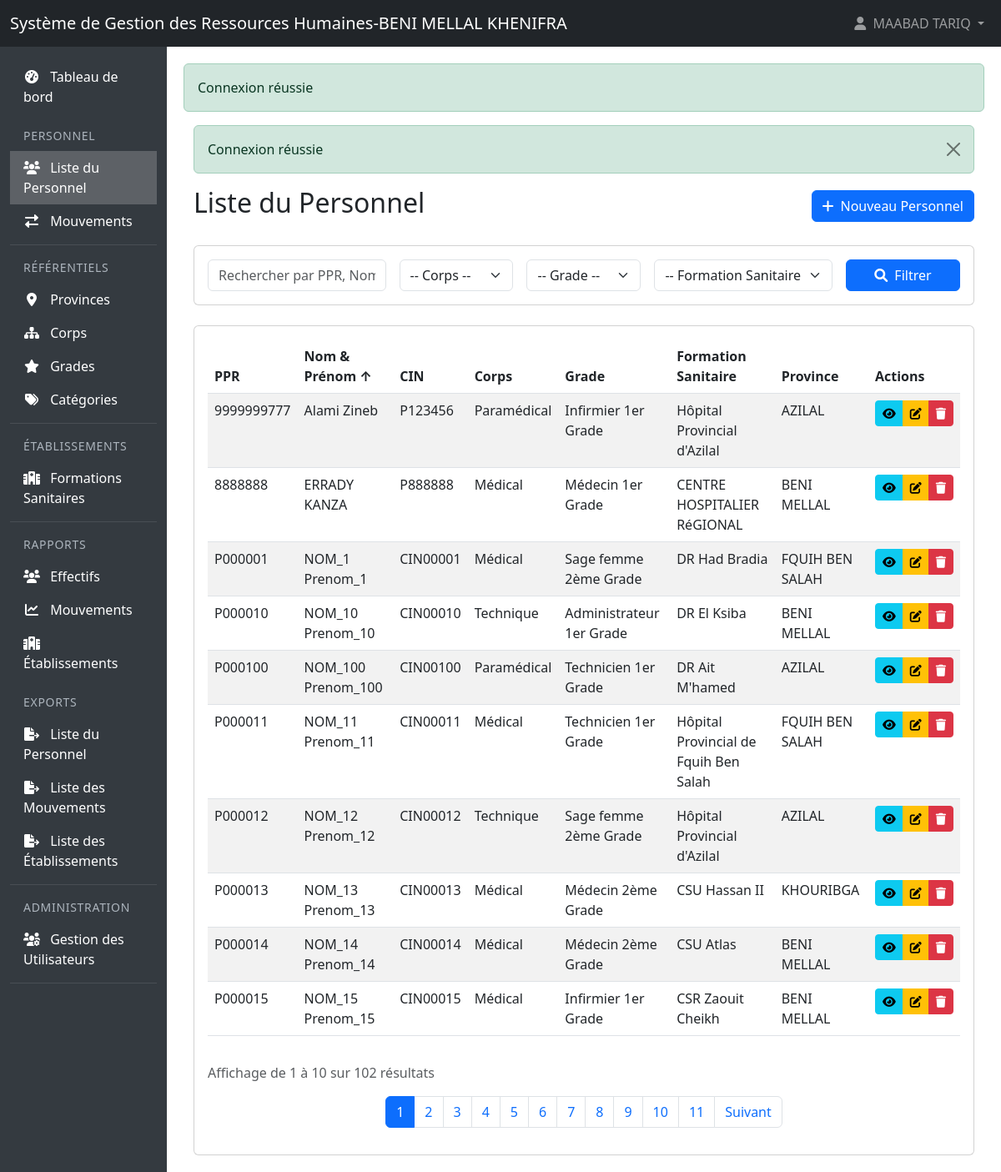
Page /APP_SGRHBMKH/personnel (signed in) on the committed database.
### tables this page shows
CREATE TABLE `personnel` (
  `id` int(11) NOT NULL,
  `ppr` varchar(10) NOT NULL,
  `nom` varchar(100) NOT NULL,
  `prenom` varchar(100) NOT NULL,
  `cin` varchar(20) NOT NULL,
  `date_naissance` date NOT NULL,
  `sexe` enum('M','F') NOT NULL,
  `situation_familiale` enum('CELIBATAIRE','MARIE','DIVORCE','VEUF') NOT NULL,
  `corps_id` int(11) DEFAULT NULL,
  `grade_id` int(11) DEFAULT NULL,
  `specialite_id` int(11) DEFAULT NULL,
  `date_recrutement` date NOT NULL,
  `date_prise_service` date NOT NULL,
  `formation_sanitaire_id` int(11) DEFAULT NULL,
  `created_at` timestamp NOT NULL DEFAULT current_timestamp(),
  `updated_at` timestamp NOT NULL DEFAULT current_timestamp() ON UPDATE current_timestamp(),
  `deleted_at` timestamp NULL DEFAULT NULL
);

CREATE TABLE `corps` (
  `id` int(11) NOT NULL,
  `nom_corps` varchar(100) NOT NULL,
  `type_corps` enum('MEDICAL','PARAMEDICAL','ADMINISTRATIF') NOT NULL DEFAULT 'ADMINISTRATIF',
  `description` text DEFAULT NULL,
  `created_at` timestamp NOT NULL DEFAULT current_timestamp(),
  `updated_at` timestamp NOT NULL DEFAULT current_timestamp() ON UPDATE current_timestamp(),
  `deleted_at` timestamp NULL DEFAULT NULL
);

CREATE TABLE `grades` (
  `id` int(11) NOT NULL,
  `nom_grade` varchar(100) NOT NULL,
  `corps_id` int(11) DEFAULT NULL,
  `echelle` varchar(50) DEFAULT NULL,
  `created_at` timestamp NOT NULL DEFAULT current_timestamp(),
  `updated_at` timestamp NOT NULL DEFAULT current_timestamp() ON UPDATE current_timestamp(),
  `deleted_at` timestamp NULL DEFAULT NULL
);

CREATE TABLE `formations_sanitaires` (
  `id` int(11) NOT NULL,
  `nom_formation` varchar(255) NOT NULL,
  `type_formation` varchar(100) DEFAULT NULL,
  `province_id` int(11) DEFAULT NULL,
  `categorie_id` int(11) DEFAULT NULL,
  `milieu` enum('URBAIN','RURAL') NOT NULL,
  `created_at` timestamp NOT NULL DEFAULT current_timestamp(),
  `updated_at` timestamp NOT NULL DEFAULT current_timestamp() ON UPDATE current_timestamp(),
  `deleted_at` timestamp NULL DEFAULT NULL
);

CREATE TABLE `provinces` (
  `id` int(11) NOT NULL,
  `nom_province` varchar(100) NOT NULL,
  `created_at` timestamp NOT NULL DEFAULT current_timestamp(),
  `updated_at` timestamp NOT NULL DEFAULT current_timestamp() ON UPDATE current_timestamp(),
  `deleted_at` timestamp NULL DEFAULT NULL
);

### views/personnel/index.php (the view, shortened to what the rows shown need)
<div class="container-fluid">
    <div class="d-flex justify-content-between align-items-center mb-4">
        <h2>Liste du Personnel</h2>
    </div>
    <div class="card">
        <div class="card-body">
            <div class="table-responsive">
                <table class="table table-striped table-hover">
                    <thead>
                        <tr>
                            <?php
                            $columns = [
                                'ppr' => 'PPR',
                                'nom' => 'Nom & Prénom',
                                'cin' => 'CIN',
                                'corps_id' => 'Corps',
                                'grade_id' => 'Grade',
                                'formation_sanitaire_id' => 'Formation Sanitaire',
                                'province_id' => 'Province'
                            ];
                            foreach ($columns as $column => $label):
                                $currentOrder = ($sort === $column) ? $order : 'ASC';
                                $newOrder = ($currentOrder === 'ASC') ? 'DESC' : 'ASC';
                                $sortIcon = '';
                                if ($sort === $column) {
                                    $sortIcon = ($order === 'ASC') ? '↑' : '↓';
                                }
                            ?>
                                <th>
                                    <a href="?<?php echo http_build_query(array_merge($_GET, ['sort' => $column, 'order' => $newOrder])); ?>"
                                       class="text-dark text-decoration-none">
                                        <?php echo $label; ?> <?php echo $sortIcon; ?>
                                    </a>
                                </th>
                            <?php endforeach; ?>
                            <th>Actions</th>
                        </tr>
                    </thead>
                    <tbody>
                        <?php if (!empty($personnel)): ?>
                            <?php foreach ($personnel as $p): ?>
                                <tr>
                                    <td><?php echo htmlspecialchars($p['ppr']); ?></td>
                                    <td><?php echo htmlspecialchars(($p['nom'] ?? '') . ' ' . ($p['prenom'] ?? '')); ?></td>
                                    <td><?php echo htmlspecialchars($p['cin']); ?></td>
                    <td><?php echo htmlspecialchars($p['nom_corps'] ?? '-'); ?></td>
                    <td><?php echo htmlspecialchars($p['nom_grade'] ?? '-'); ?></td>
                    <td><?php echo htmlspecialchars($p['nom_formation'] ?? '-'); ?></td>
                                    <td><?php echo htmlspecialchars($p['nom_province'] ?? '-'); ?></td>
                                    <td>
                                        <div class="btn-group">
                                            <a href="/APP_SGRHBMKH/personnel/show/<?php echo $p['id']; ?>"
                                               class="btn btn-sm btn-info"
                                               data-bs-toggle="tooltip"
                                               title="Détails">
                                                <i class="fas fa-eye"></i>
                                            </a>
                                            <?php if ($canEdit): ?>
                                                <a href="/APP_SGRHBMKH/personnel/edit/<?php echo $p['id']; ?>"
                                                   class="btn btn-sm btn-warning"
                                                   data-bs-toggle="tooltip"
                                                   title="Modifier">
                                                    <i class="fas fa-edit"></i>
                                                </a>
                                            <?php endif; ?>
                                            <?php if ($canDelete): ?>
                                                <button type="button"
                                                        class="btn btn-sm btn-danger"
                                                        data-bs-toggle="modal"
                                                        data-bs-target="#deleteModal<?php echo $p['id']; ?>"
                                                        title="Supprimer">
                                                    <i class="fas fa-trash"></i>
                                                </button>
                                            <?php endif; ?>
                                        </div>
                                    </td>
                                </tr>
                            <?php endforeach; ?>
                        <?php else: ?>
                            <tr>
                                <td colspan="8" class="text-center">Aucun personnel trouvé</td>
                            </tr>
                        <?php endif; ?>
                    </tbody>
                </table>
            </div>
        </div>
    </div>
</div>

### rows in the picture
personnel: ppr "9999999777", nom+prenom "Alami Zineb", cin "P123456", corps.nom_corps "Paramédical", grade.nom_grade "Infirmier 1er Grade", formation_sanitaire.nom_formation "Hôpital Provincial d'Azilal", provinces.nom_province "AZILAL"
personnel: ppr "8888888", nom+prenom "ERRADY KANZA", cin "P888888", corps.nom_corps "Médical", grade.nom_grade "Médecin 1er Grade", formation_sanitaire.nom_formation "CENTRE HOSPITALIER RéGIONAL", provinces.nom_province "BENI MELLAL"
personnel: ppr "P000001", nom+prenom "NOM_1 Prenom_1", cin "CIN00001", corps.nom_corps "Médical", grade.nom_grade "Sage femme 2ème Grade", formation_sanitaire.nom_formation "DR Had Bradia", provinces.nom_province "FQUIH BEN SALAH"
personnel: ppr "P000010", nom+prenom "NOM_10 Prenom_10", cin "CIN00010", corps.nom_corps "Technique", grade.nom_grade "Administrateur 1er Grade", formation_sanitaire.nom_formation "DR El Ksiba", provinces.nom_province "BENI MELLAL"
personnel: ppr "P000100", nom+prenom "NOM_100 Prenom_100", cin "CIN00100", corps.nom_corps "Paramédical", grade.nom_grade "Technicien 1er Grade", formation_sanitaire.nom_formation "DR Ait M'hamed", provinces.nom_province "AZILAL"
personnel: ppr "P000011", nom+prenom "NOM_11 Prenom_11", cin "CIN00011", corps.nom_corps "Médical", grade.nom_grade "Technicien 1er Grade", formation_sanitaire.nom_formation "Hôpital Provincial de Fquih Ben Salah", provinces.nom_province "FQUIH BEN SALAH"
personnel: ppr "P000012", nom+prenom "NOM_12 Prenom_12", cin "CIN00012", corps.nom_corps "Technique", grade.nom_grade "Sage femme 2ème Grade", formation_sanitaire.nom_formation "Hôpital Provincial d'Azilal", provinces.nom_province "AZILAL"
personnel: ppr "P000013", nom+prenom "NOM_13 Prenom_13", cin "CIN00013", corps.nom_corps "Médical", grade.nom_grade "Médecin 2ème Grade", formation_sanitaire.nom_formation "CSU Hassan II", provinces.nom_province "KHOURIBGA"
personnel: ppr "P000014", nom+prenom "NOM_14 Prenom_14", cin "CIN00014", corps.nom_corps "Médical", grade.nom_grade "Médecin 2ème Grade", formation_sanitaire.nom_formation "CSU Atlas", provinces.nom_province "BENI MELLAL"
personnel: ppr "P000015", nom+prenom "NOM_15 Prenom_15", cin "CIN00015", corps.nom_corps "Médical", grade.nom_grade "Infirmier 1er Grade", formation_sanitaire.nom_formation "CSR Zaouit Cheikh", provinces.nom_province "BENI MELLAL"

### other values in the picture
$_SESSION['user_name'] "MAABAD TARIQ"
$message['message'] "Connexion réussie"
$label "PPR"
$label "Nom & Prénom"
$sortIcon "↑"
$label "CIN"
$label "Corps"
$label "Grade"
$label "Formation Sanitaire"
$label "Province"
$pagination['total'] "102"
